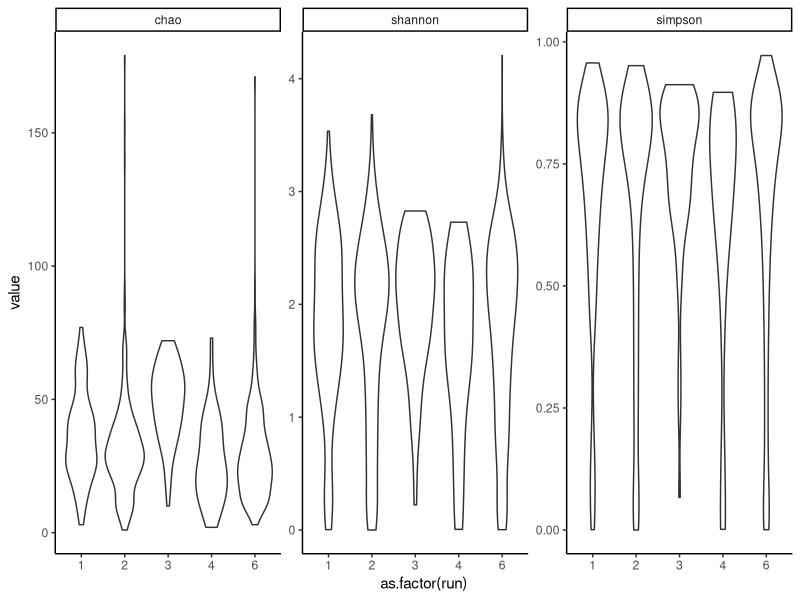
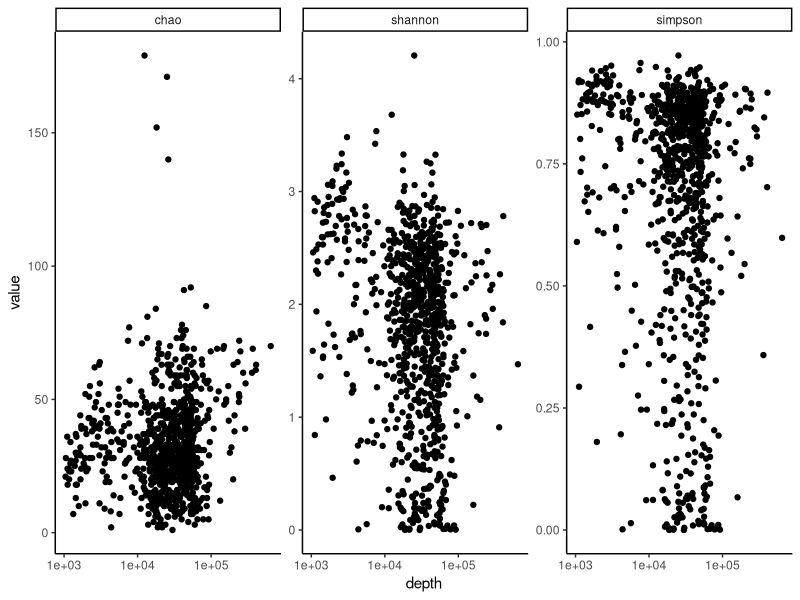

Generate these figures, in order, with R:
library(vegan)
library(ape)
library(tidyverse)
library(survival)
library(survminer)


## ---------- Read in all metadata 
BAL = read.csv("../data/BAL_meta_filtered.csv", row.names = 1)
genus = read.csv("../data/genus_no_contam.csv", row.names = 1)
genus = genus[rowSums(genus) >= 1000,]

percent = genus / rowSums(genus)

simpson = diversity(percent, "simpson")
shannon = diversity(percent, "shannon")
chao = estimateR(genus)["S.chao1",]

diversity = rbind( data.frame(sample = names(simpson), value = simpson, metric = "simpson"),
                    data.frame(sample = names(shannon), value = shannon, metric = "shannon"),
                    data.frame(sample = names(chao), value = chao, metric = "chao"))

#write.csv(diversity, "../data/alpha_diversity.csv")

## ------ QC by batch and depth -----------------------
diversity_meta = merge(diversity, BAL, by.x = "sample", by.y = "SampleID")

pdf("../figures/diversity_QC.pdf")

ggplot(diversity_meta, aes(x = as.factor(run), y = value) ) + 
    facet_wrap(~metric, scale = "free") + 
    theme_classic() + 
    geom_violin()

ggplot(diversity_meta, aes(x = depth, y = value)) + 
    facet_wrap(~metric, scale = "free") + 
    theme_classic() + 
    geom_point() +
    scale_x_log10()
dev.off()


## ------ Diversity by timepoint -----
KM = read.csv("../data/merged_KM_data.csv")
KM$microbiome_pid = as.character(KM$microbiome_pid)

transplant = diversity_meta[!(is.na(diversity_meta$timepoint)) & diversity_meta$timepoint != "H",]
transplant$timepoint = factor(transplant$timepoint,
                                levels = c("H", "D", "R", "RT", "DC", "6W", "3M", "6M", "12M"))
transplant$run = as.factor(transplant$run)
merged = merge(KM, transplant, by.x = "microbiome_pid", by.y = "SubjectID")

cox_PH_timepoint = lapply(unique(transplant$timepoint), function(tp){
                        print(tp)
                        filt = filter(merged, timepoint == tp & metric == "simpson")
                        cox = coxph(Surv(clad_free_time, status) ~ value + age, data = filt)
                        return(data.frame(tp, p = summary(cox)$coefficients[1,5], 
                                          OR = summary(cox)$coefficients[1,2])) })
do.call("rbind", cox_PH_timepoint)






















